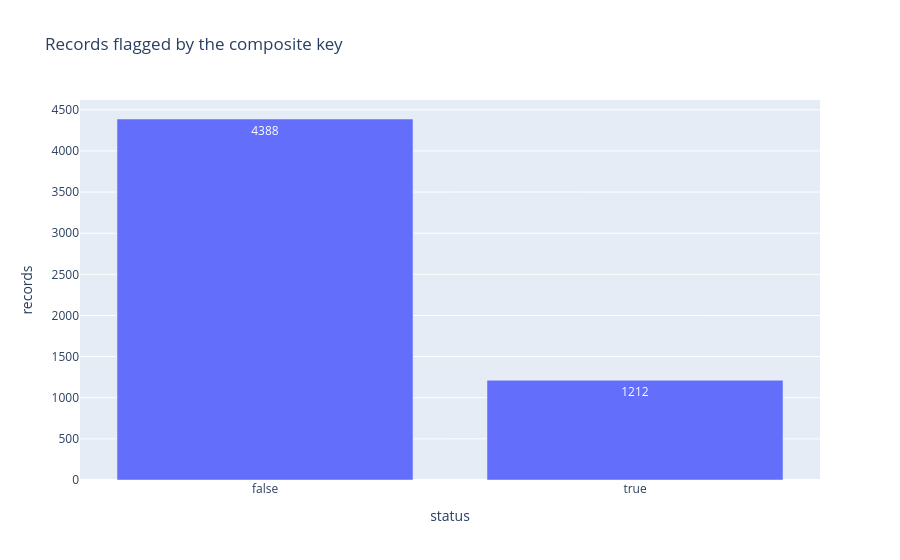

The notebook cell saved with this chart:
### Code cell
summary = work["candidate_by_key"].value_counts().rename_axis("status").reset_index(name="records")
fig = px.bar(summary, x="status", y="records", text="records",
             title="Records flagged by the composite key")
fig.show()

### Figure 1 — Plotly figure (JSON) as saved in the notebook; plotly's stock layout.template omitted (floating-point values rounded to 4 significant figures)
{"data": [{"hovertemplate": "status=%{x}<br>records=%{text}<extra></extra>", "legendgroup": "", "marker": {"color": "#636efa", "pattern": {"shape": ""}}, "name": "", "orientation": "v", "showlegend": false, "text": [4388.0, 1212.0], "textposition": "auto", "type": "bar", "x": [false, true], "xaxis": "x", "y": [4388, 1212], "yaxis": "y"}], "layout": {"barmode": "relative", "legend": {"tracegroupgap": 0}, "title": {"text": "Records flagged by the composite key"}, "xaxis": {"anchor": "y", "domain": [0.0, 1.0], "title": {"text": "status"}}, "yaxis": {"anchor": "x", "domain": [0.0, 1.0], "title": {"text": "records"}}}}
